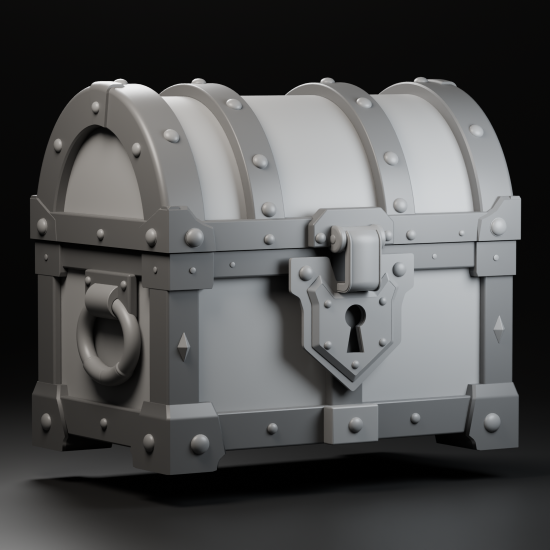
#> input picture treasure_chest_20261113/phase01/reference.png, 1100 x 1100 px, found by its file name (shown at 1/2 size)
$ python review_pack43.py
#> lines starting #> are read from the running program, lines starting #| are printed output that depends on the picture
from pathlib import Path
from PIL import Image,ImageDraw
R=Path('/Users/antonioperedo/Desktop/badges/treasure_chest_20261113');C=R/'phase01/candidate43'
def sheet(name,items,w=560,cols=3):
 out=Image.new('RGB',(cols*w,((len(items)+cols-1)//cols)*(w+30)),(35,35,35));d=ImageDraw.Draw(out)
 for i,(label,path) in enumerate(items):
  im=Image.open(path).convert('RGB');im.thumbnail((w,w));x=(i%cols)*w+(w-im.width)//2;y=(i//cols)*(w+30);out.paste(im,(x,y+30));d.text(((i%cols)*w+10,y+8),label,fill='white')
 out.save(C/name)
items=[('Owner inspiration',R/'reference.png',(70,175,1185,1085)),('Previous reviewed41',R/'phase01/candidate41/reference.png',(50,155,1050,955)),('Current broader43',C/'reference.png',(50,155,1050,955))];out=Image.new('RGB',(1950,530),(35,35,35));d=ImageDraw.Draw(out)
#> after `out = Image.new('RGB', (1950, 530), (35, 35, 35))`: out: PIL image 1950x530 RGB; every value is 35
for i,(label,path,box) in enumerate(items):
 im=Image.open(path).convert('RGB').crop(box);im=im.resize((round(im.width*500/im.height),500),Image.Resampling.LANCZOS);out.paste(im,(i*650+(650-im.width)//2,30));d.text((i*650+12,8),label,fill='white')
#> after `im = Image.open(path).convert('RGB').crop(box)`:
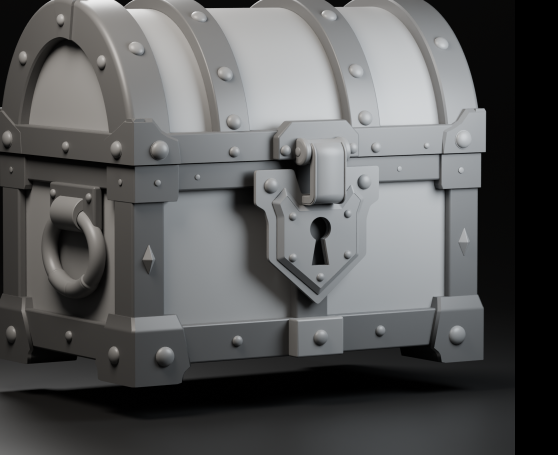
#> im: PIL image 1115x910 RGB (shown at 1/2 size); mean R, G, B 88.9, 89.5, 89.5
#> after `im = im.resize((round(im.width * 500 / im.height), 500), Image.Resampl`:
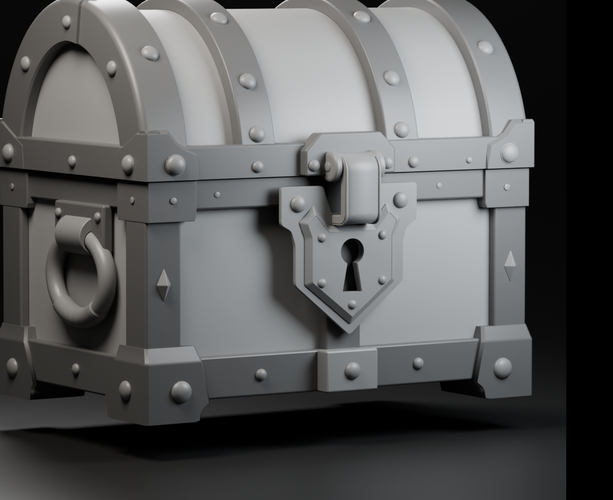
#> im: PIL image 613x500 RGB; mean R, G, B 88.9, 89.5, 89.5
#> after `out.paste(im, (i * 650 + (650 - im.width) // 2, 30))`:
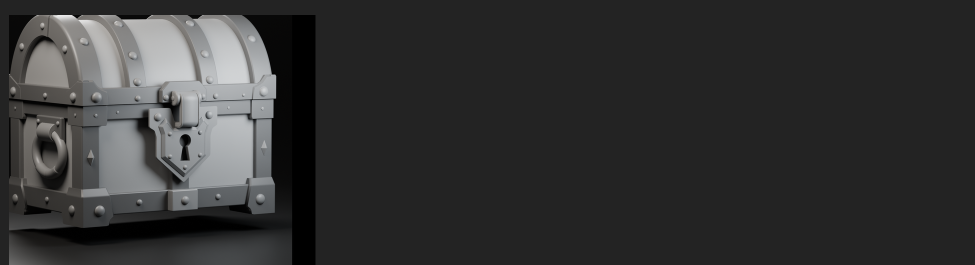
#> out: PIL image 1950x530 RGB (shown at 1/2 size); mean R, G, B 51, 51.2, 51.2
out.save(C/'closed_comparison.png')
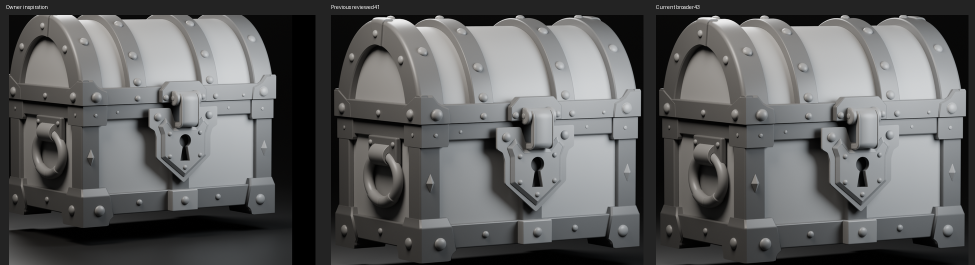
#> saved as closed_comparison.png: PIL image 1950x530 RGB (shown at 1/2 size); mean R, G, B 94.7, 95.2, 95.3
sheet('closed_views.png',[(n,C/(n+'.png')) for n in ('left_end','right_end','back')]);sheet('open_views.png',[(n,C/(n+'.png')) for n in ('open30_front','open95_front','open95_floor','open95_rear')],cols=2)
#> in sheet, `out = Image.new('RGB', (cols * w, (len(items) + cols - 1) // cols * (w`: out: PIL image 1680x590 RGB; every value is 35
#> (the run stopped early here; a loop or call above may not have finished)
